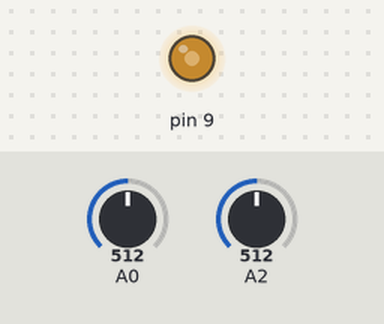
This sketch was run on a simulated Arduino Uno, built with avr-gcc and run on an emulated ATmega328P. Shown: output pins drawn as LEDs (lit = HIGH). The inputs (shaded band) are chosen by the test bench; at power-on: A0 = 512, A2 = 512. What the sketch prints to the serial monitor is not drawn.

Above: at 1.2 s.
1.3 s: A0 set to 716
At 2.1 s:
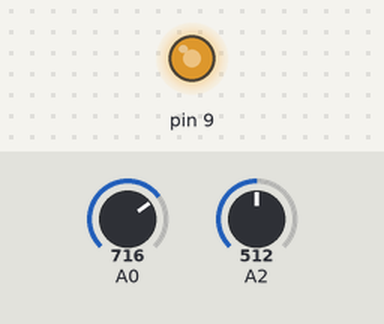
2.8 s: A0 set to 900
At 3.1 s:
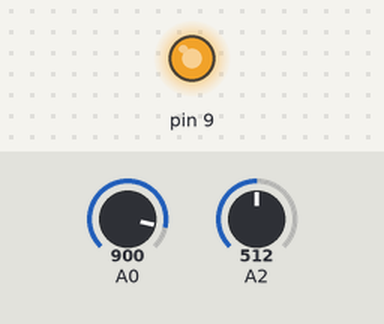
4.3 s: A0 set to 122
At 5.5 s:
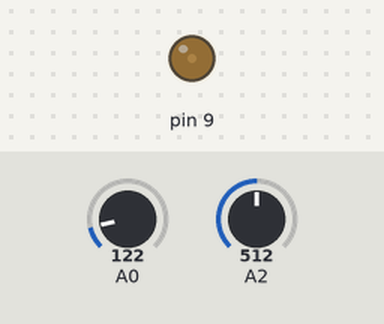
5.8 s: A0 set to 0
At 6.5 s:
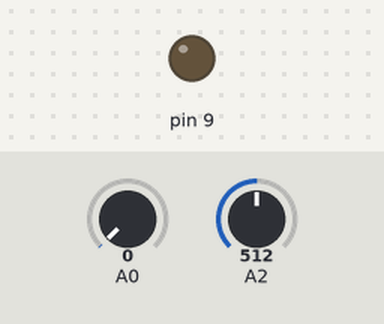
7.3 s: A0 set to 511
At 7.9 s:
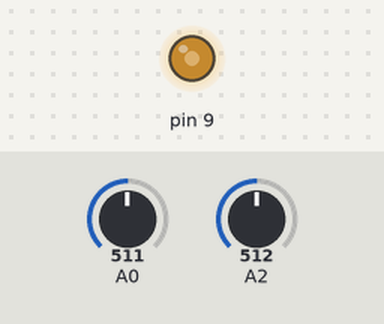
Timing chart, 0 to 9.8 s (numbered marks = the images above; inputs shaded):
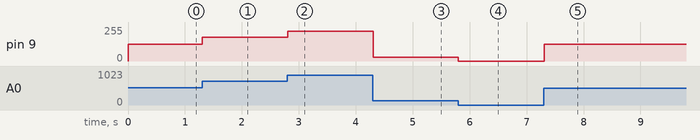

Measured:
- after the input at 1.3 s, pin 9: 127/255 → 178/255 at once
- after the input at 2.8 s, pin 9: 178/255 → 224/255 at once
- after the input at 4.3 s, pin 9: 224/255 → 30/255 at once
- after the input at 5.8 s, pin 9: 30/255 → 0/255 at once
- after the input at 7.3 s, pin 9: 0/255 → 127/255 at once

The sketch:

ejercicio_pag_93_2.ino
```cpp
void setup(){
Serial.begin(9600);
pinMode(9,OUTPUT);
}

void loop()
{

  int potenciometro=analogRead(A0);
  int intencidad;
  int foto=analogRead(A2);
  int conversion = 780 - foto;
  intencidad=map(potenciometro,0,1023,0,255);
  analogWrite(9,intencidad);
  Serial.println(conversion);

delay(10);

}
```
